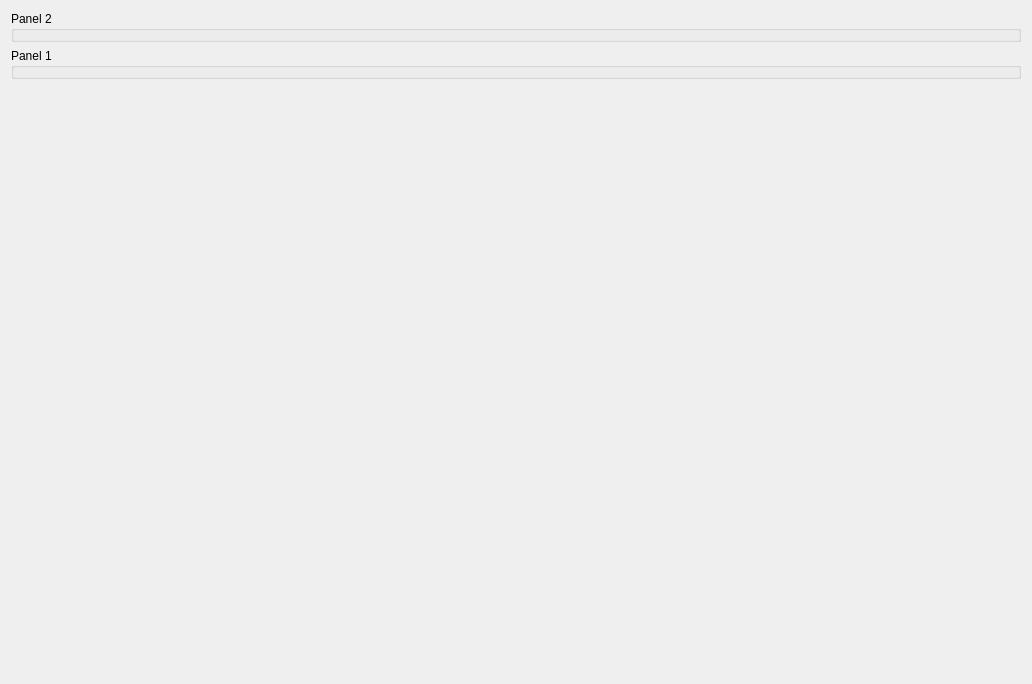
<?xml version="1.0" encoding="UTF-8"?>
<ui version="4.0">
 <class>MainWindow</class>
 <widget class="QWidget" name="MainWindow">
  <property name="geometry">
   <rect>
    <x>0</x>
    <y>0</y>
    <width>1032</width>
    <height>684</height>
   </rect>
  </property>
  <property name="windowTitle">
   <string>Form</string>
  </property>
  <layout class="QVBoxLayout" name="verticalLayout_2">
   <item>
    <widget class="QSplitter" name="splitter">
     <property name="orientation">
      <enum>Qt::Horizontal</enum>
     </property>
     <widget class="QWidget" name="verticalLayoutWidget">
      <layout class="QVBoxLayout" name="verticalLayout">
       <item>
        <widget class="QGroupBox" name="groupBox_2">
         <property name="title">
          <string>Panel 2</string>
         </property>
        </widget>
       </item>
       <item>
        <widget class="QGroupBox" name="groupBox">
         <property name="title">
          <string>Panel 1</string>
         </property>
        </widget>
       </item>
       <item>
        <spacer name="verticalSpacer">
         <property name="orientation">
          <enum>Qt::Vertical</enum>
         </property>
         <property name="sizeHint" stdset="0">
          <size>
           <width>20</width>
           <height>40</height>
          </size>
         </property>
        </spacer>
       </item>
      </layout>
     </widget>
    </widget>
   </item>
  </layout>
 </widget>
 <resources/>
 <connections/>
</ui>
